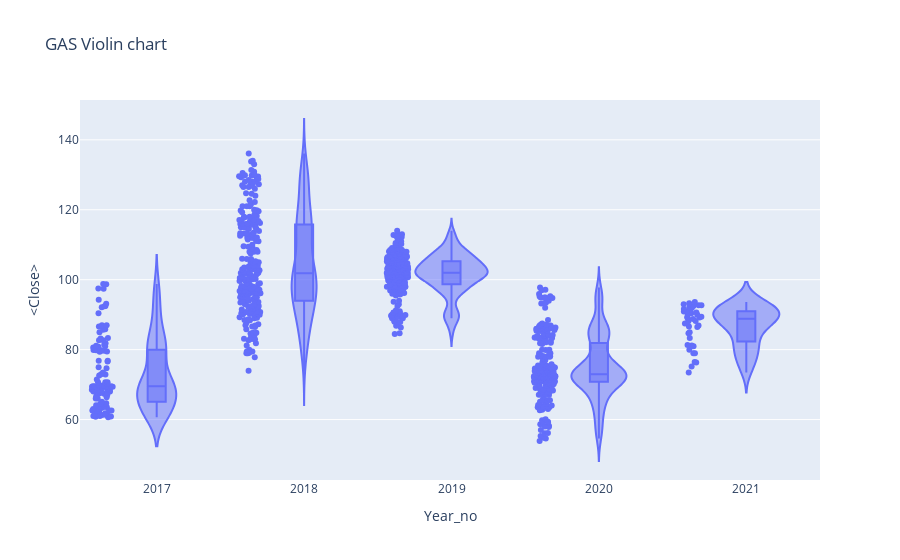

Notebook source saved alongside this figure:
### Code cell
#px.violin(df_tips, y="tip", x="smoker", color="sex", box=True, points="all",
#          hover_data=df_tips.columns)

fig = go.Figure()
px.violin(df,x='Year_no',y='<Close>',box =True, points='all',
         hover_data=df.columns, title = 'GAS Violin chart')

### Figure 1 — Plotly figure (JSON) as saved in the notebook; plotly's stock layout.template omitted (floating-point values rounded to 4 significant figures; data arrays with more than 128 entries replaced by an {"elided": "..."} marker saying what was removed)
{"data": [{"alignmentgroup": "True", "box": {"visible": true}, "customdata": {"elided": "900x3 mixed values"}, "hovertemplate": "Year_no=%{x}<br><Close>=%{y}<br>datetime=%{customdata[0]}<br><Volume>=%{customdata[1]}<br>Period=%{customdata[2]}<extra></extra>", "legendgroup": "", "marker": {"color": "#636efa"}, "name": "", "offsetgroup": "", "orientation": "v", "points": "all", "scalegroup": "True", "showlegend": false, "type": "violin", "x": {"elided": "900 int values"}, "x0": " ", "xaxis": "x", "y": {"elided": "900 float values"}, "y0": " ", "yaxis": "y"}], "layout": {"legend": {"tracegroupgap": 0}, "title": {"text": "GAS Violin chart"}, "violinmode": "group", "xaxis": {"anchor": "y", "domain": [0, 1], "title": {"text": "Year_no"}}, "yaxis": {"anchor": "x", "domain": [0, 1], "title": {"text": "<Close>"}}}}
